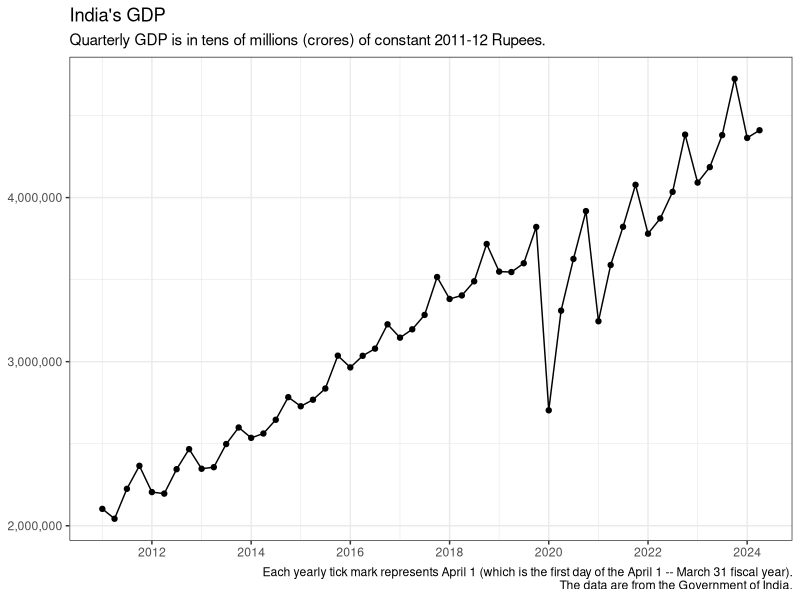
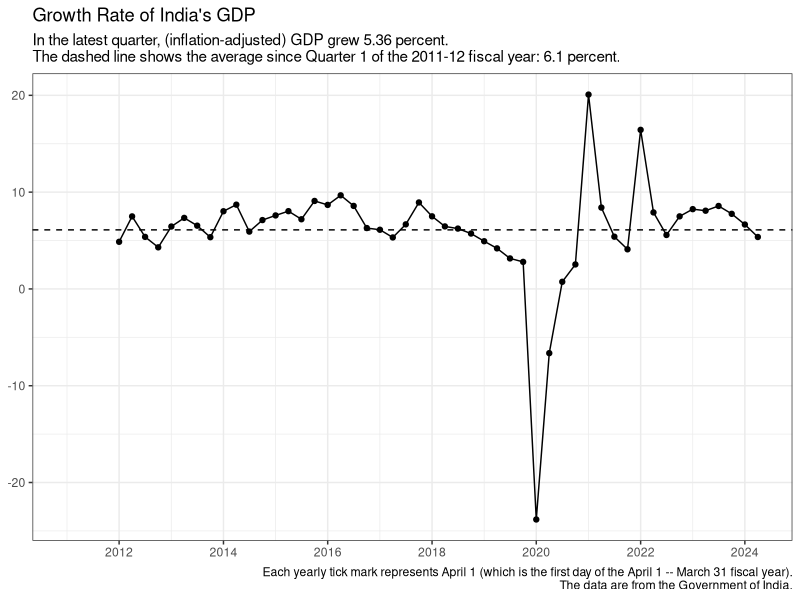
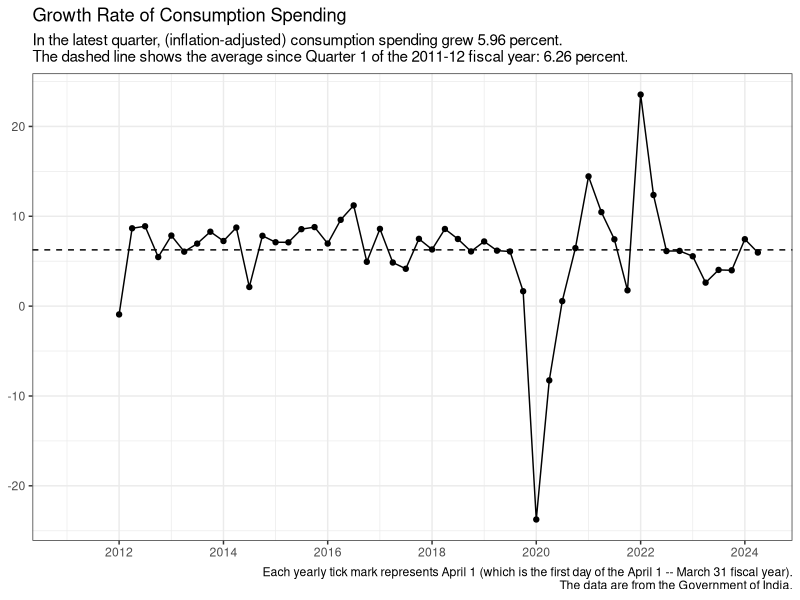
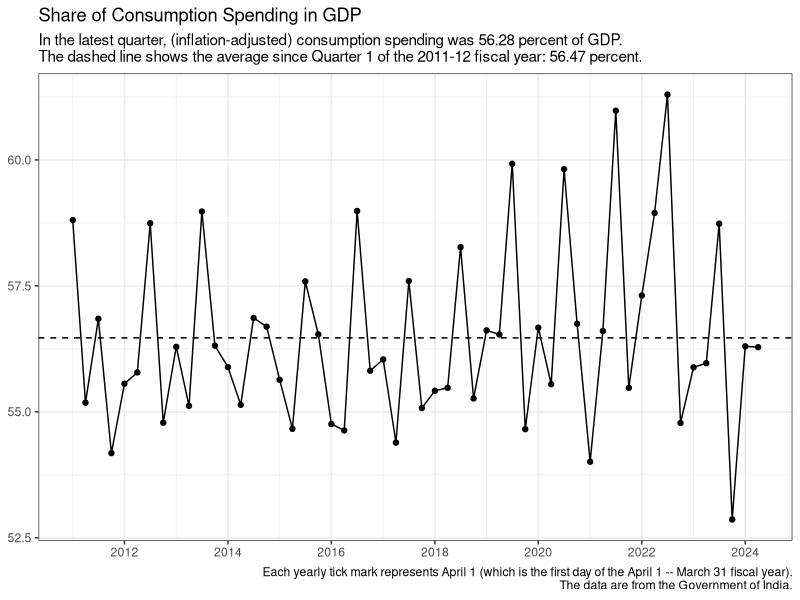
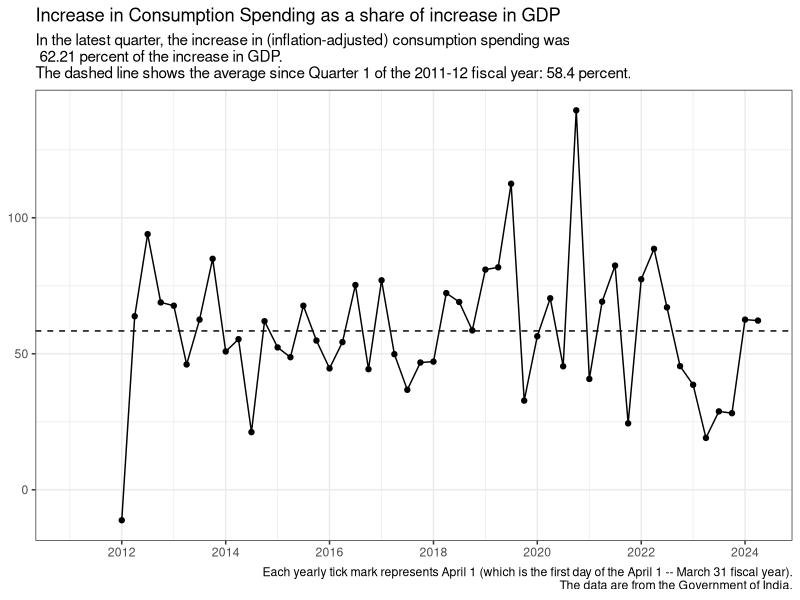
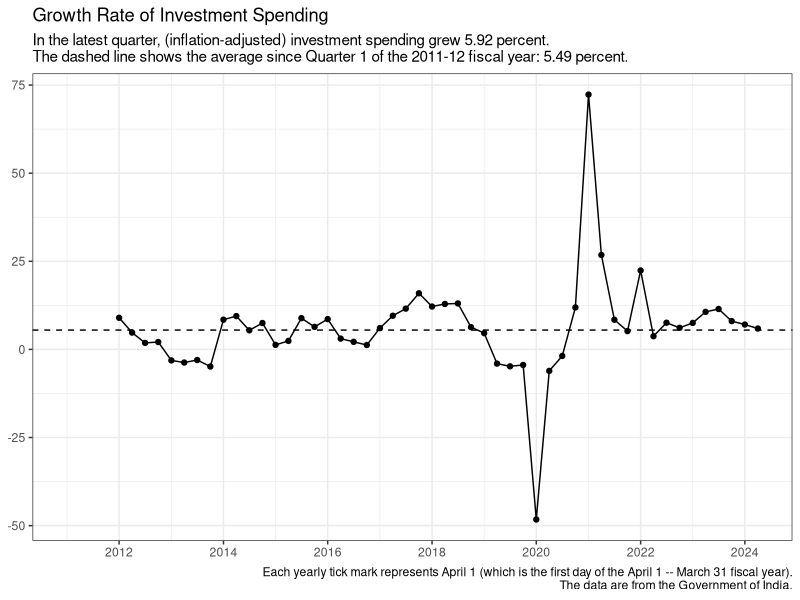
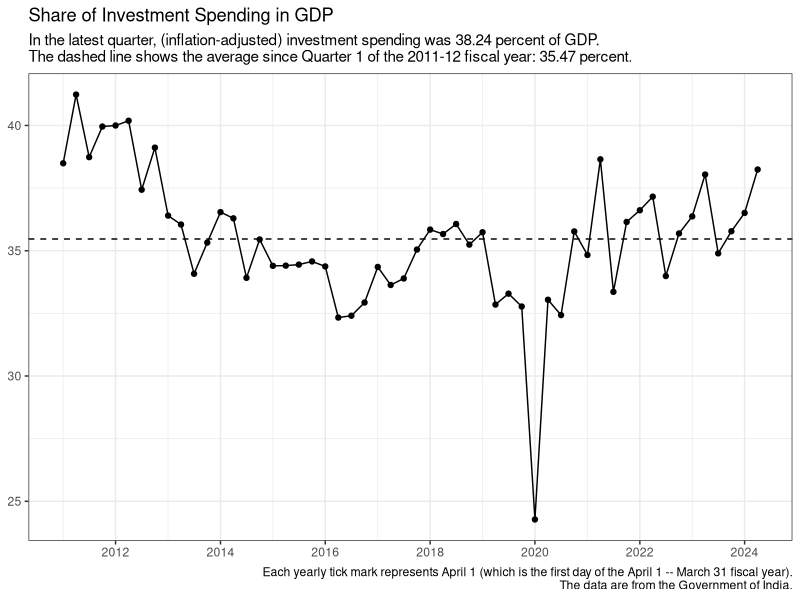
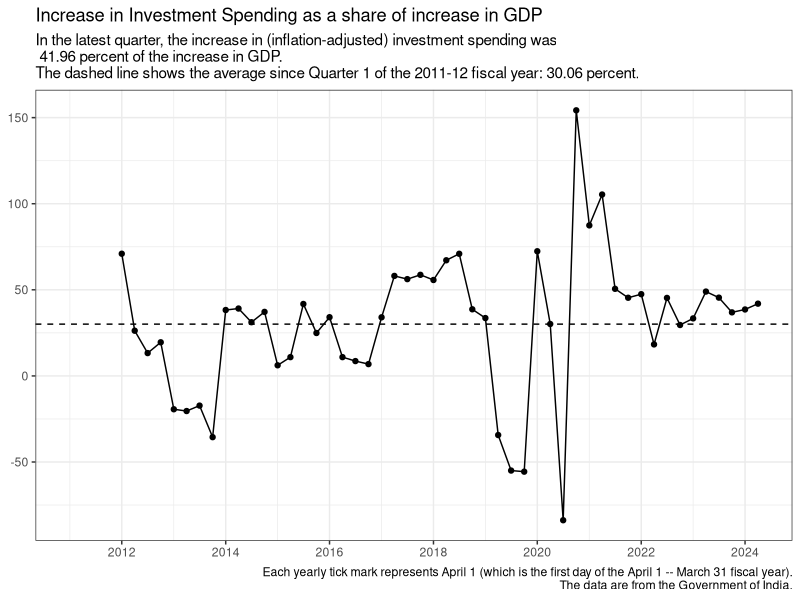

The R script that drew these images, in order:
## ---- chunk 1
knitr::opts_chunk$set(echo = TRUE)
## ---- chunk 2
#| echo: FALSE
#| message: FALSE
#| warning: FALSE

library(tidyverse)
library(readxl)
library(lubridate)

quarterly <- read_xlsx(
  path = "india-gdp.xlsx",
  sheet = "Components_Q_2011_12_prices",
  col_names = TRUE
) |>
  mutate(Date = as.Date(paste0(as.numeric(substr(Year, start = 1, stop = 4)), "-", case_when(Quarter == 1 ~ "01",
                           Quarter == 2 ~ "04",
                           Quarter == 3 ~ "07",
                           Quarter == 4 ~ "10"), "-01"))) |>
  select(c(Year, Quarter, GDP:Discrepancies,Date))

share <- function(x) {
  100*x/quarterly$GDP
}

share_incr <- function(x, y){
  100*(x - lag(x, 4))/(y - lag(y, 4))
}

growth <- function(x){
  100*(x - lag(x, 4))/lag(x, 4)
}



quarterly_gdp <- quarterly |>
  mutate(I = GFCF + CIS + Valuables,
         I_share = share(I),
         C_share = share(PFCE),
         G_share = share(GFCE),
         NX = Exports - Imports,
         NX_share = share(NX),
         EX_share = share(Exports),
         IM_share = share(Imports),
         D_share = share(Discrepancies),
         Total = I_share + C_share + G_share + NX_share + D_share,
         C_share_incr = share_incr(PFCE, GDP),
         I_share_incr = share_incr(I, GDP),
         G_share_incr = share_incr(GFCE, GDP),
         NX_share_incr = share_incr(NX, GDP),
         EX_share_incr = share_incr(Exports, GDP),
         IM_share_incr = share_incr(Imports, GDP),
         D_share_incr = share_incr(Discrepancies, GDP),
         Total_share_incr = C_share_incr + I_share_incr + G_share_incr + NX_share_incr + D_share_incr,
         C_growth = growth(PFCE),
         G_growth = growth(GFCE),
         EX_growth = growth(Exports),
         IM_growth = growth(Imports),
         I_growth = growth(I),
         GDP_growth = growth(GDP),
         NX_growth = sign(NX - lag(NX, 4))*100*
(((abs(lag(NX, 4)) + abs(NX - lag(NX, 4)))/abs(lag(NX, 4)))-1)
) 

## Average annual growth over data period

date.begin <- quarterly_gdp$Date[year(quarterly_gdp$Date) == year(min(quarterly_gdp$Date)) & quarter(quarterly_gdp$Date) == quarter(max(quarterly_gdp$Date))]
date.end <- max(quarterly_gdp$Date)

growth_mean <- function(x){
  (((x[quarterly_gdp$Date == date.end]/x[quarterly_gdp$Date == date.begin])^(1/(year(date.end) - year(date.begin)))) - 1)*100
}

GDP_growth_mean <- growth_mean(quarterly_gdp$GDP)
C_growth_mean <- growth_mean(quarterly_gdp$PFCE)
I_growth_mean <- growth_mean(quarterly_gdp$I)
G_growth_mean <- growth_mean(quarterly_gdp$GFCE)
EX_growth_mean <- growth_mean(quarterly_gdp$Exports)
IM_growth_mean <- growth_mean(quarterly_gdp$Imports)
NX_growth_mean <-  sign((quarterly_gdp$NX[quarterly_gdp$Date == date.end] - quarterly_gdp$NX[quarterly_gdp$Date == date.begin]))*
  (((((abs(quarterly_gdp$NX[quarterly_gdp$Date == date.begin]) +
  abs(quarterly_gdp$NX[quarterly_gdp$Date == date.end] - quarterly_gdp$NX[quarterly_gdp$Date == date.begin]))/
  abs(quarterly_gdp$NX[quarterly_gdp$Date == date.begin]))^(1/(year(date.end) - year(date.begin)))) - 1)*100)


## ---- chunk 3
#| echo: FALSE
#| message: FALSE
#| warning: FALSE

options(scipen = 999)
library(scales)

graphit <- function(var, title, subtitle){
  ggplot(data = quarterly_gdp, mapping = aes(x = Date)) +
  geom_line(mapping = aes(y = var)) +
  geom_point(mapping = aes(y = var)) +
  labs (x = NULL, y = NULL, 
        title = title,
        subtitle = subtitle,
        caption = "Each yearly tick mark represents April 1 (which is the first day of the April 1 -- March 31 fiscal year).\nThe data are from the Government of India.") +
  theme_bw() + 
  scale_y_continuous(labels = scales::comma) +
  scale_x_date(labels = date_format("%Y"), date_breaks = "2 years")
}

graphit(var = quarterly_gdp$GDP, title = "India's GDP", subtitle = "Quarterly GDP is in tens of millions (crores) of constant 2011-12 Rupees.")

## ---- chunk 4
#| echo: FALSE
#| message: FALSE
#| warning: FALSE

subtitle_growth <- function(index_name, index, index_mean){
	paste("In the latest quarter,", index_name, "grew", round(index[quarterly_gdp$Date==max(quarterly_gdp$Date)],2), "percent. \nThe dashed line shows the average since Quarter", min(quarterly_gdp$Quarter[quarterly_gdp$Date==min(quarterly_gdp$Date)]), "of the",  min(quarterly_gdp$Year), "fiscal year:", round(index_mean,2), "percent.")
}

subtitle_share <- function(index_name, index, index_mean){
	paste("In the latest quarter,", index_name, "was", round(index[quarterly_gdp$Date==max(quarterly_gdp$Date)],2), "percent of GDP. \nThe dashed line shows the average since Quarter", min(quarterly_gdp$Quarter[quarterly_gdp$Date==min(quarterly_gdp$Date)]), "of the",  min(quarterly_gdp$Year), "fiscal year:", round(index_mean,2), "percent.")
}

subtitle_share_incr <- function(index_name, index, index_mean){
	paste("In the latest quarter, the increase in", index_name, "was\n", round(index[quarterly_gdp$Date==max(quarterly_gdp$Date)],2), "percent of the increase in GDP. \nThe dashed line shows the average since Quarter", min(quarterly_gdp$Quarter[quarterly_gdp$Date==min(quarterly_gdp$Date)]), "of the",  min(quarterly_gdp$Year), "fiscal year:", round(index_mean,2), "percent.")
}


graphit2 <- function(index, title, subtitle, index_mean){
  ggplot(data = quarterly_gdp, mapping = aes(x = Date)) +
  geom_line(mapping = aes(y = index)) +
  geom_point(mapping = aes(y = index))  +
  geom_hline(aes(yintercept = index_mean), linetype = "dashed") +
  labs (x = NULL, y = NULL, 
        title = title,
        subtitle = subtitle,
        caption = "Each yearly tick mark represents April 1 (which is the first day of the April 1 -- March 31 fiscal year).\nThe data are from the Government of India.") +
  theme_bw() + 
  scale_y_continuous(labels = scales::comma) +
  scale_x_date(labels = date_format("%Y"), date_breaks = "2 years")
}

mysubtitle <- subtitle_growth("(inflation-adjusted) GDP", quarterly_gdp$GDP_growth, GDP_growth_mean)

graphit2(index = quarterly_gdp$GDP_growth, index_mean = GDP_growth_mean, title = "Growth Rate of India's GDP", subtitle = mysubtitle)

## ---- chunk 5
#| echo: FALSE
#| message: FALSE
#| warning: FALSE

mysubtitle <- subtitle_growth("(inflation-adjusted) consumption spending", quarterly_gdp$C_growth, C_growth_mean)

graphit2(index = quarterly_gdp$C_growth, index_mean = C_growth_mean, title = "Growth Rate of Consumption Spending", subtitle = mysubtitle)

mysubtitle <- subtitle_share("(inflation-adjusted) consumption spending", quarterly_gdp$C_share, mean(quarterly_gdp$C_share, na.rm = TRUE))

graphit2(index = quarterly_gdp$C_share, index_mean = mean(quarterly_gdp$C_share, na.rm = TRUE), title = "Share of Consumption Spending in GDP", subtitle = mysubtitle)

mysubtitle <- subtitle_share_incr("(inflation-adjusted) consumption spending", quarterly_gdp$C_share_incr, mean(quarterly_gdp$C_share_incr, na.rm = TRUE))

graphit2(index = quarterly_gdp$C_share_incr, index_mean = mean(quarterly_gdp$C_share_incr, na.rm = TRUE), title = "Increase in Consumption Spending as a share of increase in GDP", subtitle = mysubtitle)


## ---- chunk 6
#| echo: FALSE
#| message: FALSE
#| warning: FALSE

mysubtitle <- subtitle_growth("(inflation-adjusted) investment spending", quarterly_gdp$I_growth, I_growth_mean)

graphit2(index = quarterly_gdp$I_growth, index_mean = I_growth_mean, title = "Growth Rate of Investment Spending", subtitle = mysubtitle)

mysubtitle <- subtitle_share("(inflation-adjusted) investment spending", quarterly_gdp$I_share, mean(quarterly_gdp$I_share, na.rm = TRUE))

graphit2(index = quarterly_gdp$I_share, index_mean = mean(quarterly_gdp$I_share, na.rm = TRUE), title = "Share of Investment Spending in GDP", subtitle = mysubtitle)

mysubtitle <- subtitle_share_incr("(inflation-adjusted) investment spending", quarterly_gdp$I_share_incr, mean(quarterly_gdp$I_share_incr, na.rm = TRUE))

graphit2(index = quarterly_gdp$I_share_incr, index_mean = mean(quarterly_gdp$I_share_incr, na.rm = TRUE), title = "Increase in Investment Spending as a share of increase in GDP", subtitle = mysubtitle)

## ---- chunk 7
#| echo: FALSE
#| message: FALSE
#| warning: FALSE

mysubtitle <- subtitle_growth("(inflation-adjusted) government spending", quarterly_gdp$G_growth, G_growth_mean)

graphit2(index = quarterly_gdp$G_growth, index_mean = G_growth_mean, title = "Growth Rate of Government Spending", subtitle = mysubtitle)

mysubtitle <- subtitle_share("(inflation-adjusted) government spending", quarterly_gdp$G_share, mean(quarterly_gdp$G_share, na.rm = TRUE))

graphit2(index = quarterly_gdp$G_share, index_mean = mean(quarterly_gdp$G_share, na.rm = TRUE), title = "Share of Government Spending in GDP", subtitle = mysubtitle)

mysubtitle <- subtitle_share_incr("(inflation-adjusted) investment spending", quarterly_gdp$G_share_incr, mean(quarterly_gdp$G_share_incr, na.rm = TRUE))

graphit2(index = quarterly_gdp$G_share_incr, index_mean = mean(quarterly_gdp$G_share_incr, na.rm = TRUE), title = "Increase in Government Spending as a share of increase in GDP", subtitle = mysubtitle)

## ---- chunk 8
#| echo: FALSE
#| message: FALSE
#| warning: FALSE

mysubtitle <- subtitle_growth("(inflation-adjusted) net exports", quarterly_gdp$NX_growth, NX_growth_mean)

graphit2(index = quarterly_gdp$NX_growth, index_mean = NX_growth_mean, title = "Growth Rate of Net Exports", subtitle = mysubtitle)

mysubtitle <- subtitle_share("(inflation-adjusted) net exports", quarterly_gdp$NX_share, mean(quarterly_gdp$NX_share, na.rm = TRUE))

graphit2(index = quarterly_gdp$NX_share, index_mean = mean(quarterly_gdp$NX_share, na.rm = TRUE), title = "Share of net exports in GDP", subtitle = mysubtitle)

mysubtitle <- subtitle_share_incr("(inflation-adjusted) net exports", quarterly_gdp$NX_share_incr, mean(quarterly_gdp$NX_share_incr, na.rm = TRUE))

graphit2(index = quarterly_gdp$NX_share_incr, index_mean = mean(quarterly_gdp$NX_share_incr, na.rm = TRUE), title = "Increase in Net Exports as a share of increase in GDP", subtitle = mysubtitle)


## ---- chunk 9
#| echo: FALSE
#| message: FALSE
#| warning: FALSE

mysubtitle <- subtitle_growth("(inflation-adjusted) exports", quarterly_gdp$EX_growth, EX_growth_mean)

graphit2(index = quarterly_gdp$EX_growth, index_mean = EX_growth_mean, title = "Growth Rate of Exports", subtitle = mysubtitle)

mysubtitle <- subtitle_share("(inflation-adjusted) exports", quarterly_gdp$EX_share, mean(quarterly_gdp$EX_share, na.rm = TRUE))

graphit2(index = quarterly_gdp$EX_share, index_mean = mean(quarterly_gdp$EX_share, na.rm = TRUE), title = "Share of exports in GDP", subtitle = mysubtitle)

mysubtitle <- subtitle_share_incr("(inflation-adjusted) exports", quarterly_gdp$EX_share_incr, mean(quarterly_gdp$EX_share_incr, na.rm = TRUE))

graphit2(index = quarterly_gdp$EX_share_incr, index_mean = mean(quarterly_gdp$EX_share_incr, na.rm = TRUE), title = "Increase in Exports as a share of increase in GDP", subtitle = mysubtitle)


## ---- chunk 10
#| echo: FALSE
#| message: FALSE
#| warning: FALSE

mysubtitle <- subtitle_growth("(inflation-adjusted) imports", quarterly_gdp$IM_growth, IM_growth_mean)

graphit2(index = quarterly_gdp$IM_growth, index_mean = IM_growth_mean, title = "Growth Rate of Imports", subtitle = mysubtitle)

mysubtitle <- subtitle_share("(inflation-adjusted) imports", quarterly_gdp$IM_share, mean(quarterly_gdp$IM_share, na.rm = TRUE))

graphit2(index = quarterly_gdp$IM_share, index_mean = mean(quarterly_gdp$IM_share, na.rm = TRUE), title = "Share of imports in GDP", subtitle = mysubtitle)

mysubtitle <- subtitle_share_incr("(inflation-adjusted) imports", quarterly_gdp$IM_share_incr, mean(quarterly_gdp$IM_share_incr, na.rm = TRUE))

graphit2(index = quarterly_gdp$IM_share_incr, index_mean = mean(quarterly_gdp$IM_share_incr, na.rm = TRUE), title = "Increase in Imports as a share of increase in GDP", subtitle = mysubtitle)

